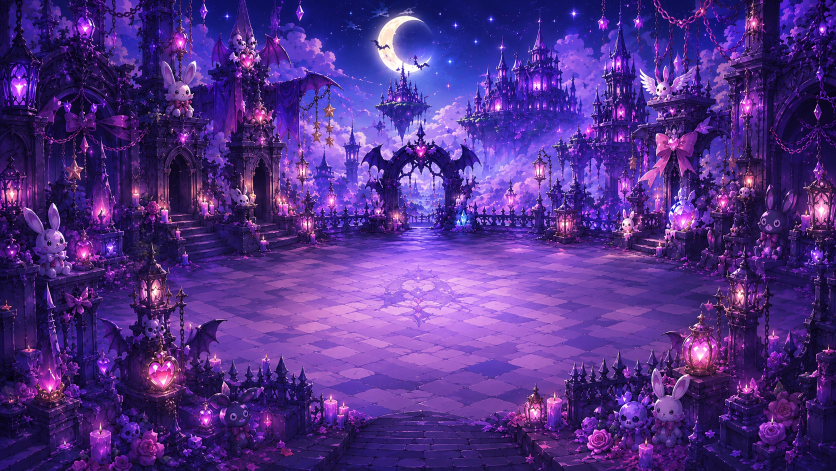
#> input picture assets/event-disagrea/backgrounds/minigame/myrion_hunt_pc.png, 1672 x 941 px (shown at 1/2 size)
$ python -i mvp15-install-worksite-assets.py   (imports and definitions only)
#> lines starting #> are read from the running program, lines starting #| are printed output that depends on the picture
"""MVP 15 — install extended biome backgrounds + active spot props from staging PNGs."""
from __future__ import annotations

import json
import re
from dataclasses import dataclass
from pathlib import Path

from PIL import Image

ROOT = Path(__file__).resolve().parents[1]
BASE = ROOT / 'public/assets/minigames/myrion-worksite'
STAGING = ROOT / 'staging/myrion-worksite-mvp15/generated'
REGISTRY = ROOT / 'src/data/myrionWorksiteAssetRegistry.ts'
MANIFEST = ROOT / 'staging/manifests/myrion-worksite-mvp15.json'

WIDE_W, WIDE_H = 2560, 960
MIN_BG_W, MIN_BG_H = 1920, 720
SPOT_CANVAS = 1024
MIN_SPOT = 512
WHITE_THRESH = 245


@dataclass
class AssetResult:
    rel_path: str
    ok: bool
    reason: str
    size: tuple[int, int] | None = None


# [24 lines left out: functions is_generated_bg, remove_generated_bg, not called in this run]


def to_wide_panoramic(src: Path, dest: Path) -> tuple[int, int]:
#> called with dest = 'out.png'
    im = Image.open(src).convert('RGB')
#> im is the input picture: PIL image 1672x941 RGB; mean R, G, B 81.7, 47.1, 134.7
    scale = max(WIDE_W / im.width, WIDE_H / im.height)
#> scale = 1.53
    nw, nh = int(im.width * scale), int(im.height * scale)
#> nw = 2560; nh = 1440
    im = im.resize((nw, nh), Image.Resampling.LANCZOS)
#> im: PIL image 2560x1440 RGB
    left = (nw - WIDE_W) // 2
#> left = 0
    top = (nh - WIDE_H) // 2
#> top = 240
    out = im.crop((left, top, left + WIDE_W, top + WIDE_H))
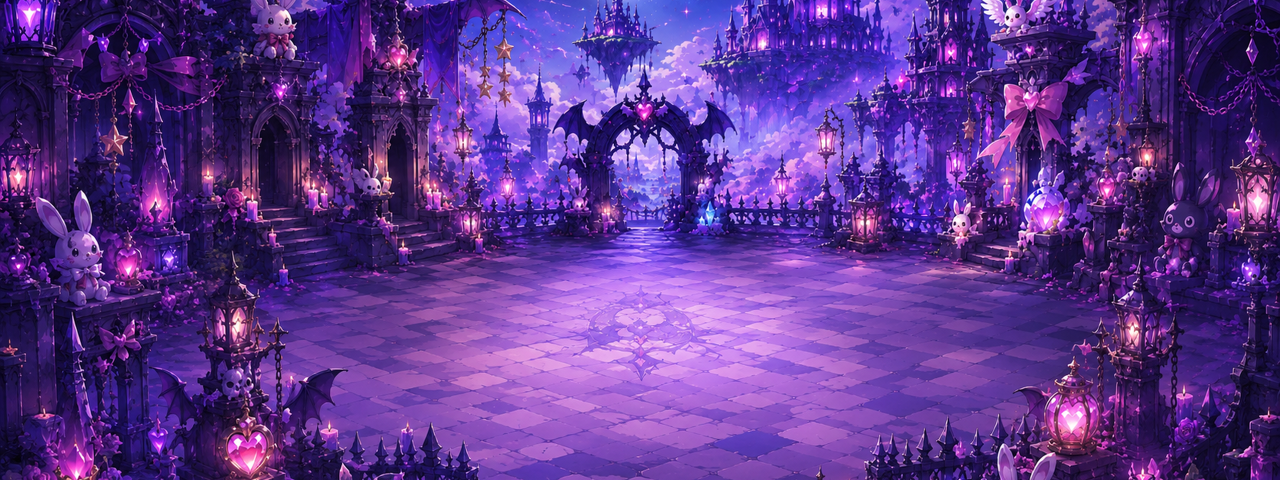
#> out: PIL image 2560x960 RGB (shown at 1/2 size); mean R, G, B 92, 53.3, 141.2
#> (the run stopped early here; a loop or call above may not have finished)
